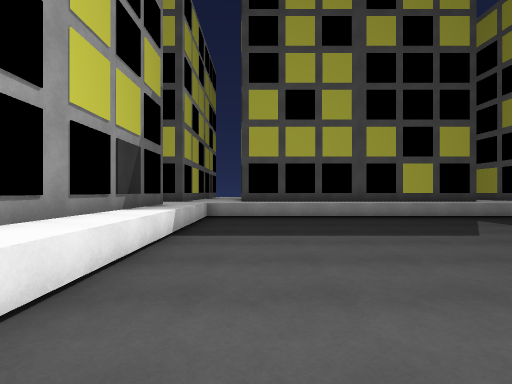
[1] (above)

24 first-person views from a walk through a 3-D level made in the Unity game engine. The camera is 1.4 m above the floor, looks level and sees 85° across. The floor is counted in squares, 1.8 m on a side. Each view is taken from the middle of a square. On the plan, view 1 faces up. The plan holds only what a view shows up to about 10 squares ahead; the rest is blank. The place goes on beyond the plan. The player character is not drawn. Surface patterns are stand-ins for the level's own textures.

[2]
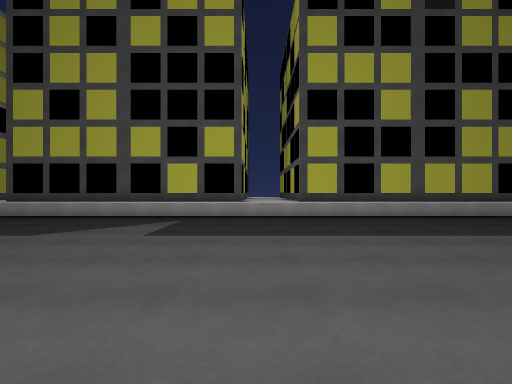

[3]
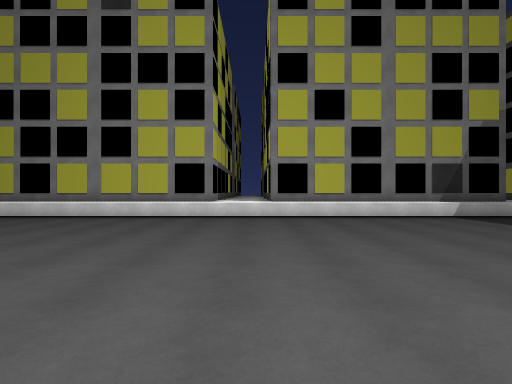

[4]
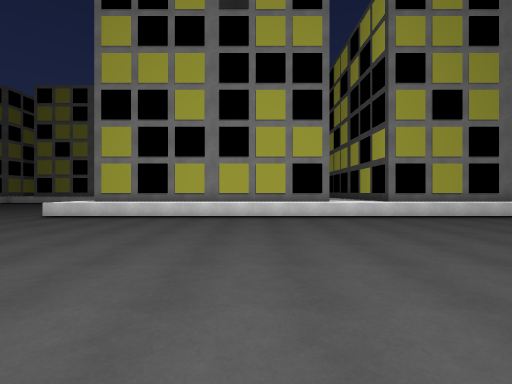

[5]
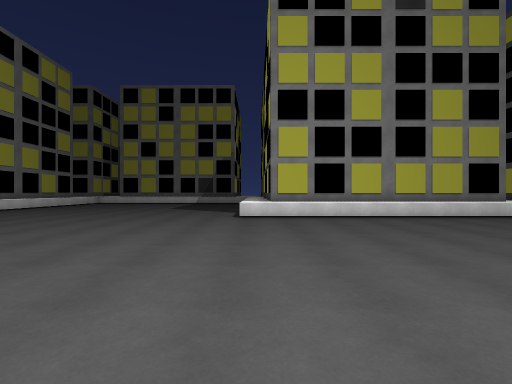

[6]
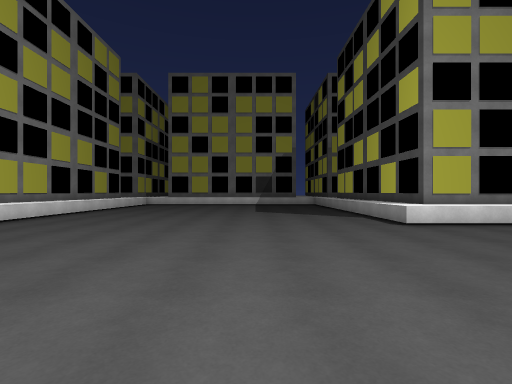

[7]
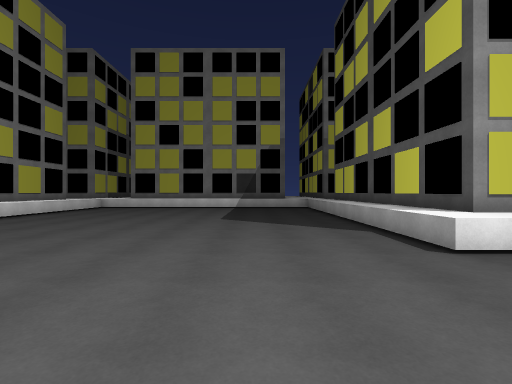

[8]
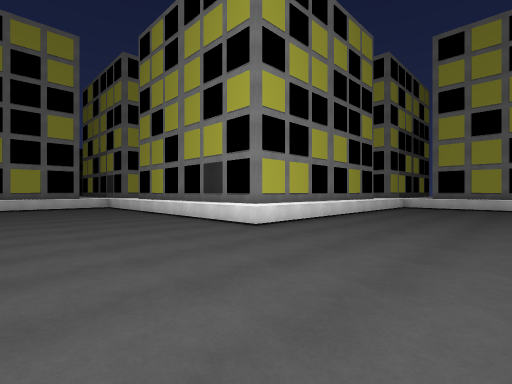

[9]
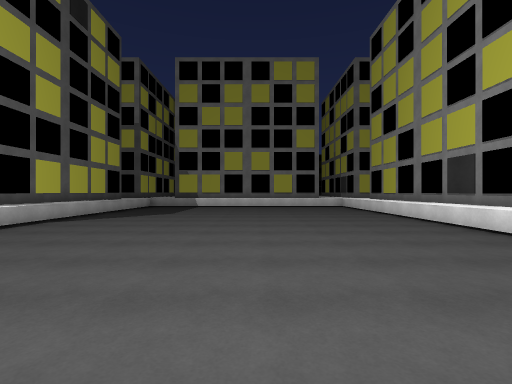

[10]
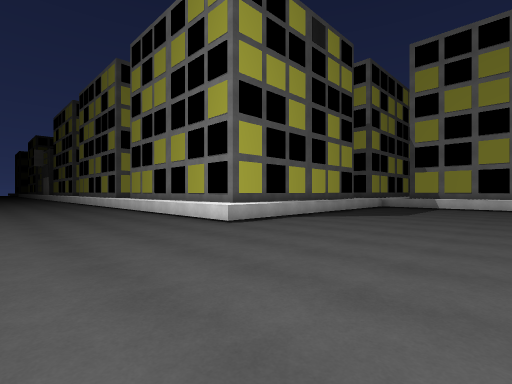

[11]
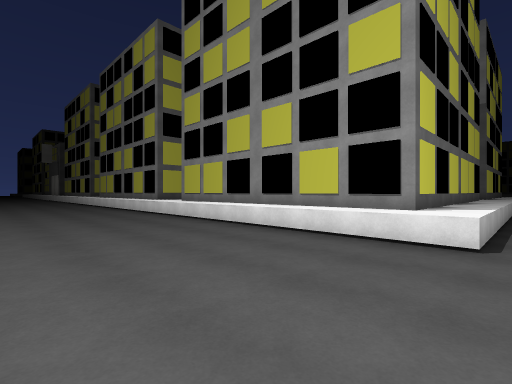

[12]
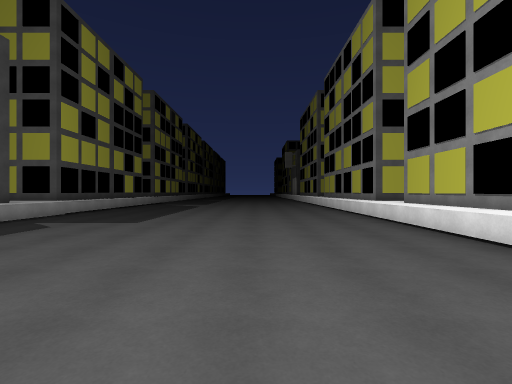

[13]
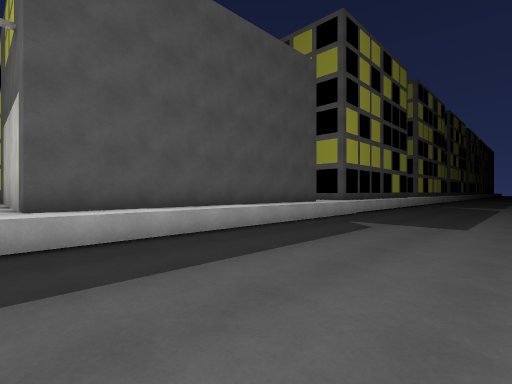

[14]
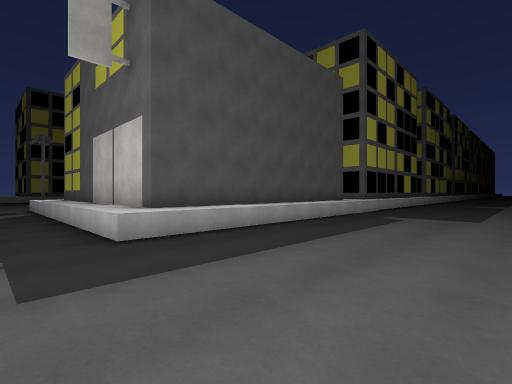

[15]
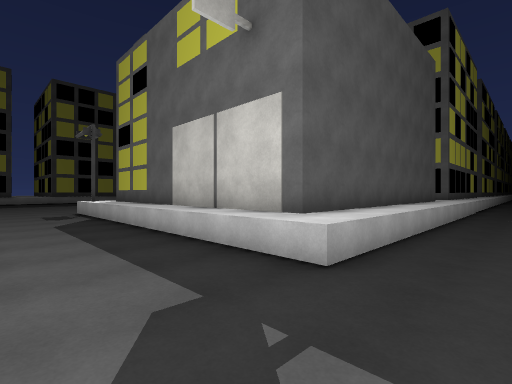

[16]
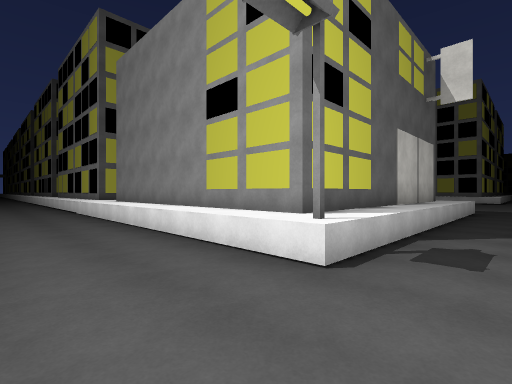

[17]
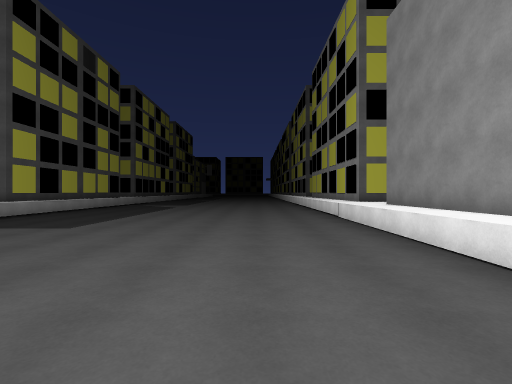

[18]
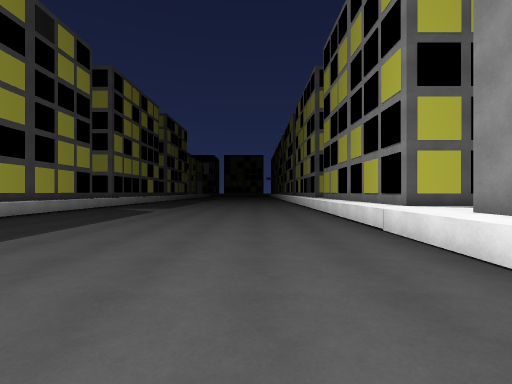

[19]
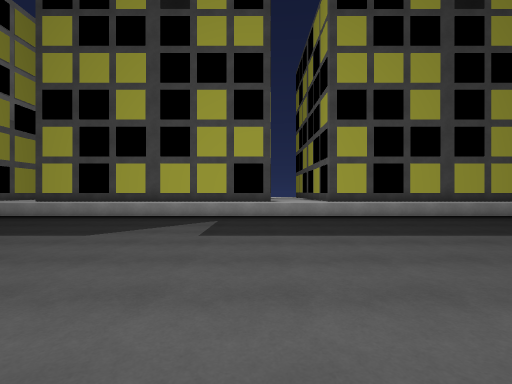

[20]
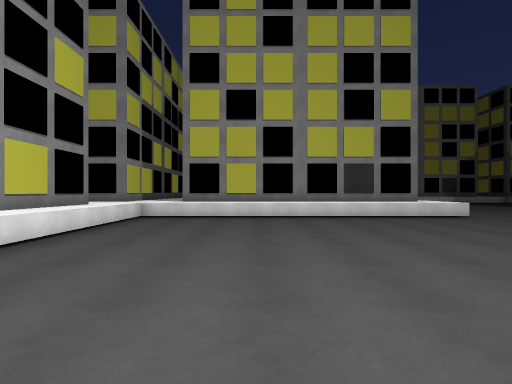

[21]
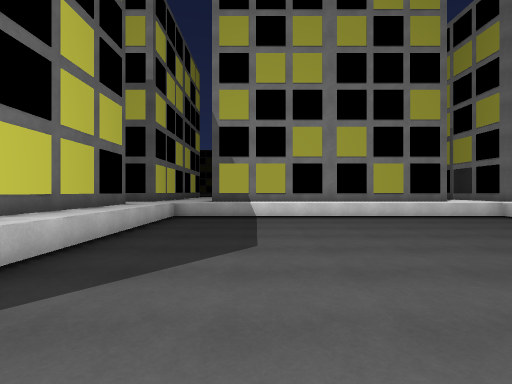

[22]
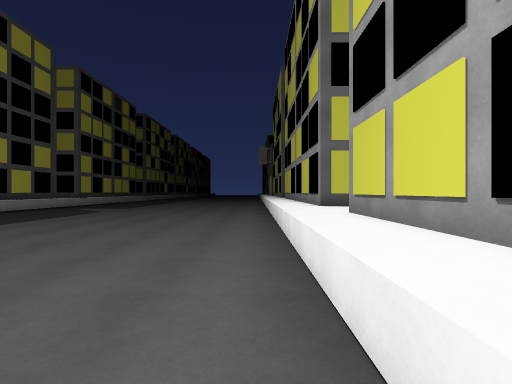

[23]
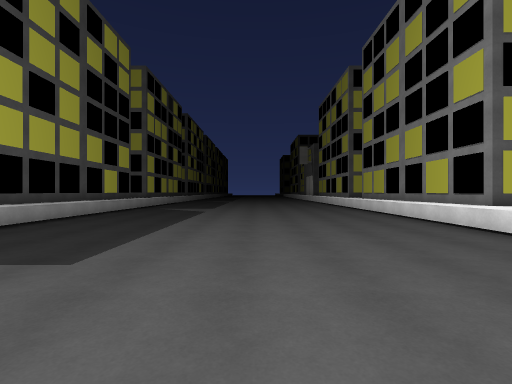

[24]
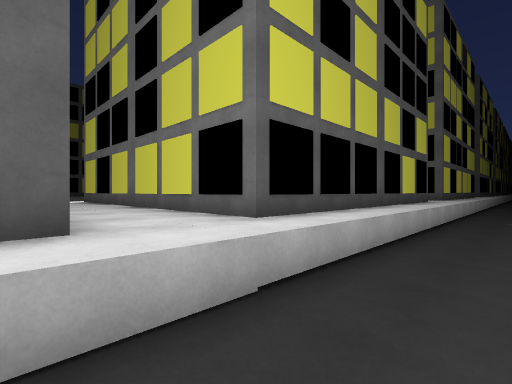

### Floor plan
Key: @ floor where view 1 was taken; . floor; ^ raised ledge; B building; S streetlight.
Columns run from 8 left of view 1 to 23 right of it. Each row starts with its distance up from view 1.
 10      ^^^^^^^^^^^^^^^^^^^^^^^^^^^
  9      ^^^^^^^^^^^^^^^^^^^^^^^^^^^
  8      ^^.........................
  7      ^^.........................
  6      ^^.........................
  5      ^^.........................
  4      ^^.........................
  3      ^^.........................
  2      ^^.........................
  1      ^^.........................
  0      ^^.@.......................
 -1      ^^.........................
 -2      ^^..........SBBBBBBBBB^^^^^
 -3      ^^..........BBBBBBBBBB^^^^^
 -4      ^^..........BB        ^^
 -5      ^^..........BB        ^^
 -6      ^^..........BB       B^^
 -7      ^^..........BB       B^^
 -8      ^^..........BB       B^^
 -9      ^^..........BB       B^^
-10 ^^^^^^^..........BB       B^^^^^
-11 ^^^^^^^..........BBBBBBBBBB^^^^^
-12 ................................
-13 ................................
-14 .............  .................
-15 .............. .................
-16 .............  .................
-17 ................................
-18 ................................
-19 ................................
-20 ................................
-21 ................................
-22 ^^^^^^^..........^^^^^^^^^^^^^^^
-23 ^^^^^^^..........^^^^^^^^^^^^^^^
-24      ^^..........^^
-25      ^^..........^^
-26      ^^..........^^
-27      ^^..........^^
-28      ^^..........^^
-29      ^^..........^^
-30      ^^..........^^
-31      ^^..........^^
-32      ^^^^^^^^^^^^^^
-33      ^^^^^^^^^^^^^^
-34      ^

Positions as (right, up) in squares from view 1, and headings:
1: (0, 0), facing up
2: (8, 0), facing up
3: (7, -1), facing left
4: (7, -5), facing left
5: (7, -11), facing left
6: (5, -15), facing left
7: (2, -14), facing left
8: (3, -17), facing down-left
9: (3, -17), facing down
10: (3, -17), facing down-right
11: (8, -17), facing down-right
12: (9, -18), facing right
13: (9, -16), facing up-right
14: (7, -16), facing up-right
15: (6, -13), facing up-right
16: (7, 1), facing down-right
17: (10, 1), facing right
18: (13, 1), facing right
19: (17, 0), facing up
20: (7, -28), facing left
21: (6, -23), facing down
22: (13, -21), facing right
23: (13, -17), facing right
24: (17, -13), facing up-right
